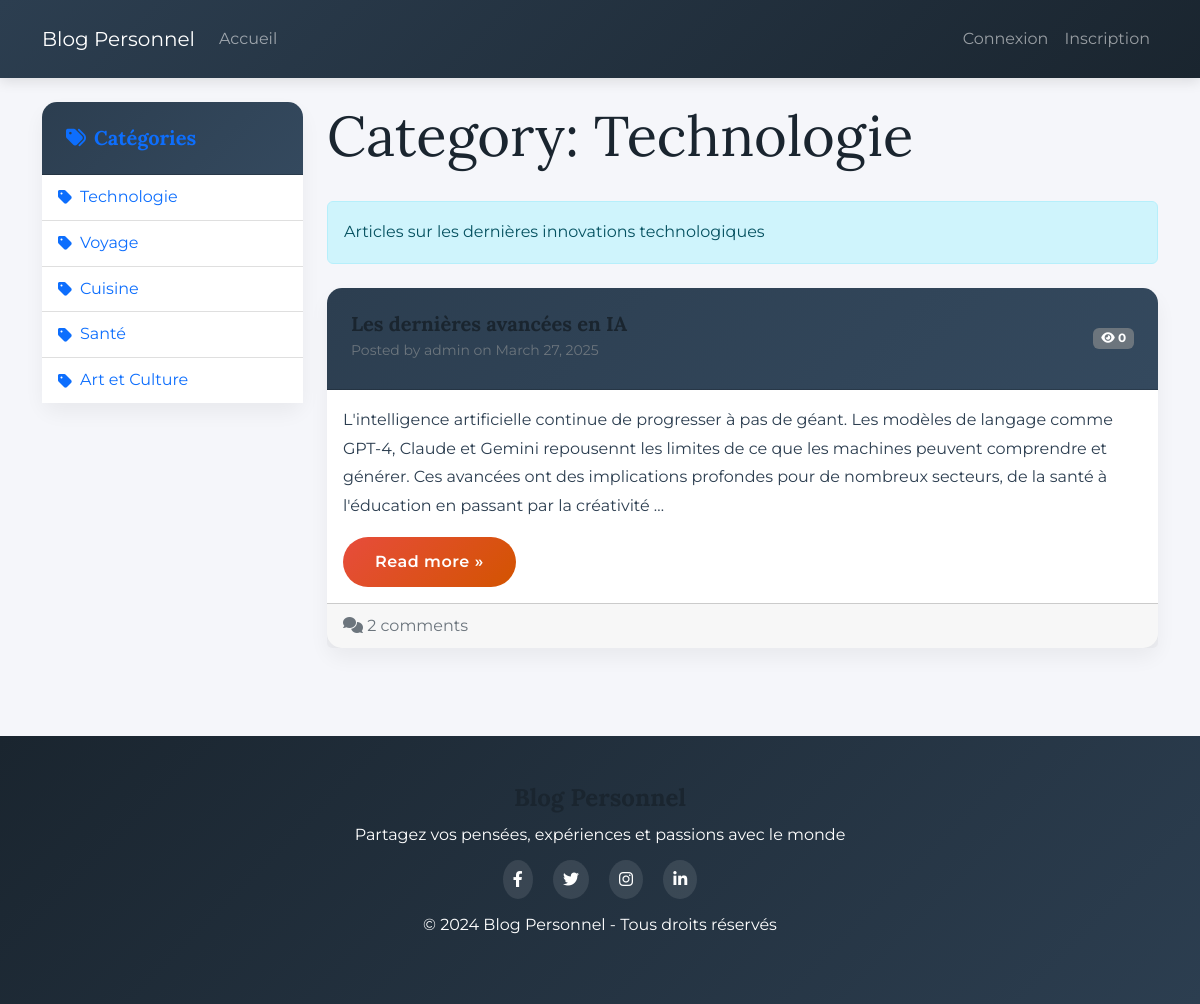
Page /category/1/ on the committed database.
### blog/models.py (models this page shows, shortened)
class Category(models.Model):
    name = models.CharField(max_length=100, unique=True)
    description = models.TextField(blank=True)
    class Meta:
        verbose_name_plural = 'Categories'

class Post(models.Model):
    title = models.CharField(max_length=200)
    content = models.TextField()
    date_posted = models.DateTimeField(default=timezone.now)
    author = models.ForeignKey(User, on_delete=models.CASCADE)
    category = models.ForeignKey(Category, on_delete=models.SET_NULL, null=True, blank=True)
    views = models.PositiveIntegerField(default=0)

### blog/views.py (the view)
# urls.py: path('category/<int:pk>/', CategoryView.as_view(), name='category-detail'),
class CategoryView(ListView):
    model = Post
    template_name = 'blog/category.html'
    context_object_name = 'posts'
    paginate_by = 5
    def get_queryset(self):
        self.category = get_object_or_404(Category, pk=self.kwargs['pk'])
        return Post.objects.filter(category=self.category).order_by('-date_posted')
    def get_context_data(self, **kwargs):
        context = super().get_context_data(**kwargs)
        context['category'] = self.category
        context['categories'] = Category.objects.all()
        return context

### templates/blog/category.html (shortened to what this page needs)
{% extends 'blog/base.html' %}
{% block content %}
    <div class="d-flex justify-content-between align-items-center mb-4">
        <h1 class="display-4">Category: {{ category.name }}</h1>
    </div>
    {% if category.description %}
        <div class="alert alert-info mb-4">
            {{ category.description }}
        </div>
    {% endif %}
    {% for post in posts %}
        <div class="card mb-4">
            <div class="card-header d-flex justify-content-between align-items-center bg-light">
                <div>
                    <h5 class="card-title mb-0">{{ post.title }}</h5>
                    <small class="text-muted">
                        Posted by {{ post.author.username }} on {{ post.date_posted|date:"F d, Y" }}
                    </small>
                </div>
                <span class="badge bg-secondary">
                    <i class="fas fa-eye"></i> {{ post.views }}
                </span>
            </div>
            <div class="card-body">
                <p class="card-text">{{ post.content|truncatewords:50 }}</p>
                <a href="{% url 'post-detail' post.id %}" class="btn btn-primary">Read more &raquo;</a>
            </div>
            <div class="card-footer text-muted d-flex justify-content-between">
                <div>
                    <i class="fas fa-comments"></i> {{ post.comments.count }} comments
                </div>
            </div>
        </div>
    {% endfor %}
{% endblock %}

### templates/blog/base.html (shortened to what this page needs)
<!DOCTYPE html>
<html lang="fr">
<head>
    <link href="https://cdn.jsdelivr.net/npm/bootstrap@5.2.3/dist/css/bootstrap.min.css" rel="stylesheet">
    <link rel="stylesheet" href="https://cdnjs.cloudflare.com/ajax/libs/font-awesome/6.0.0/css/all.min.css">
    <link rel="stylesheet" href="https://cdnjs.cloudflare.com/ajax/libs/animate.css/4.1.1/animate.min.css">
</head>
<body>
    <nav class="navbar navbar-expand-lg navbar-dark mb-4 animate-fade-in">
        <div class="container">
            <a class="navbar-brand" href="{% url 'blog-home' %}">Blog Personnel</a>
            <div class="collapse navbar-collapse" id="navbarNav">
                <ul class="navbar-nav me-auto">
                    <li class="nav-item">
                        <a class="nav-link" href="{% url 'blog-home' %}">Accueil</a>
                    </li>
                </ul>
                <ul class="navbar-nav">
                    {% if user.is_authenticated %}
                        <li class="nav-item">
                            <a class="nav-link" href="{% url 'post-create' %}">Nouvel Article</a>
                        </li>
                        <li class="nav-item">
                            <a class="nav-link" href="{% url 'logout' %}">Déconnexion</a>
                        </li>
                        <li class="nav-item">
                            <span class="nav-link">Bonjour, {{ user.username }}</span>
                        </li>
                    {% else %}
                        <li class="nav-item">
                            <a class="nav-link" href="{% url 'login' %}">Connexion</a>
                        </li>
                        <li class="nav-item">
                            <a class="nav-link" href="{% url 'register' %}">Inscription</a>
                        </li>
                    {% endif %}
                </ul>
            </div>
        </div>
    </nav>
    <div class="container">
        <div class="row">
            <div class="col-md-3">
                <div class="sidebar animate-fade-in">
                    <div class="card">
                        <div class="card-header">
                            <h5 class="mb-0 text-primary">
                                <i class="fas fa-tags me-2"></i>Catégories
                            </h5>
                        </div>
                        <div class="card-body p-0">
                            <ul class="list-group list-group-flush">
                                {% for category in categories %}
                                    <li class="list-group-item">
                                        <a href="{% url 'category-detail' category.id %}"
                                           class="text-decoration-none text-primary d-flex align-items-center">
                                            <i class="fas fa-tag me-2"></i>
                                            <span>{{ category.name }}</span>
                                        </a>
                                    </li>
                                {% empty %}
                                    <li class="list-group-item">Aucune catégorie disponible</li>
                                {% endfor %}
                            </ul>
                        </div>
                    </div>
                </div>
            </div>
            <div class="col-md-9">
                <div class="animate-slide-up">
                    {% block content %}{% endblock %}
                </div>
            </div>
        </div>
    </div>
    <footer class="text-center animate-fade-in">
        <div class="container">
            <div class="row">
                <div class="col-md-12">
                    <h4>Blog Personnel</h4>
                    <p class="mb-0">Partagez vos pensées, expériences et passions avec le monde</p>
                    <div class="social-icons mt-3 mb-3">
                        <a href="#" class="text-white mx-2"><i class="fab fa-facebook-f"></i></a>
                        <a href="#" class="text-white mx-2"><i class="fab fa-twitter"></i></a>
                        <a href="#" class="text-white mx-2"><i class="fab fa-instagram"></i></a>
                        <a href="#" class="text-white mx-2"><i class="fab fa-linkedin-in"></i></a>
                    </div>
                    <p class="mt-3">&copy; 2024 Blog Personnel - Tous droits réservés</p>
                </div>
            </div>
        </div>
    </footer>
</body>
</html>

### templates/blog/base.html (style rules this page uses)
:root { --primary-color: #2C3E50; --primary-light: #34495E; --primary-dark: #1A252F; --accent-color: #E74C3C; --text-color: #2C3E50; --light-bg: #F5F6FA; --dark-bg: #2C3E50; --gray-light: #ECF0F1; --gray-dark: #34495E; }
body { background-color: var(--light-bg); font-family: 'Montserrat', sans-serif; color: var(--text-color); transition: all 0.3s ease; position: relative; line-height: 1.8; }
h1, h2, h3, h4, h5, h6 { font-family: 'Lora', serif; font-weight: 700; color: var(--primary-dark); }
.navbar { background: linear-gradient(135deg, var(--primary-color), var(--primary-dark)) !important; box-shadow: 0 4px 12px rgba(0, 0, 0, 0.1); padding: 1rem; }
.card { border: none; border-radius: 15px; box-shadow: 0 10px 20px rgba(0, 0, 0, 0.05); transition: all 0.4s ease; background: white; }
.card-header { border-radius: 15px 15px 0 0 !important; background: linear-gradient(135deg, var(--primary-color), var(--primary-light)); color: white; padding: 1.5rem; }
.btn-primary { background: linear-gradient(135deg, var(--accent-color), #D35400); border: none; padding: 0.8rem 2rem; border-radius: 30px; font-weight: 600; letter-spacing: 0.5px; }
footer { background: linear-gradient(135deg, var(--primary-dark), var(--primary-color)); color: white; padding: 3rem 0; margin-top: 4rem; }
.social-icons a { background: rgba(255, 255, 255, 0.1); padding: 10px; border-radius: 50%; margin: 0 10px; transition: all 0.3s ease; }
.animate-fade-in { animation: fadeIn 0.8s cubic-bezier(0.4, 0, 0.2, 1); }
.animate-slide-up { animation: slideUp 1s cubic-bezier(0.4, 0, 0.2, 1); }

### rows in the picture
Category: name "Technologie", description "Articles sur les dernières innovations technologiques"
Category: name "Voyage"
Category: name "Cuisine"
Category: name "Santé"
Category: name "Art et Culture"
Post: title "Les dernières avancées en IA", author.username "admin", date_posted "March 27, 2025", views "0", content "L'intelligence artificielle continue de progresser à pas de géant. Les modèles de langage comme GPT-4, Claude et Gemini repousennt les limites de ce que les machines peuvent comprendre et générer. Ces avancées ont des implications profondes pour de nombreux secteurs, de la santé à l'éducation en passant par la créativité …", comments.count "2"
